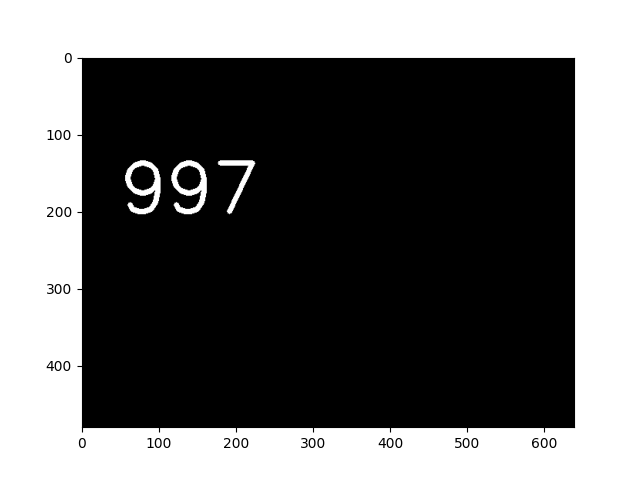

Write the Python code that produced this figure.
# from data_logging import SignalLogger
from data_logging import RingBufferManager
import numpy as np
import cv2
from datetime import datetime
from matplotlib import pyplot as plt

frame_shape = (480, 640, 3)
frame_dtype = np.uint8
pre_buffer_size = 8
post_buffer_size = 4

# logger = SignalLogger(frame_shape, frame_dtype,
#                     pre_buffer_size, post_buffer_size)

manager = RingBufferManager(4, 3, frame_shape, frame_dtype)

font = cv2.FONT_HERSHEY_SIMPLEX
font_scale = 3
font_color = (255,255,255)
font_thickness = 5
text_position = (50, 200)

for i in range(1000):
    timestamp = np.datetime64(datetime.now())
    frame = np.zeros(frame_shape, dtype=frame_dtype)
    cv2.putText(frame, str(i), text_position, 
                font, font_scale, font_color, font_thickness)
    manager.put(frame)

manager.next_buffer()
arr = manager.get(-1)
print(type(arr))
print(arr.shape)
plt.imshow(arr[0])
plt.savefig('test')




